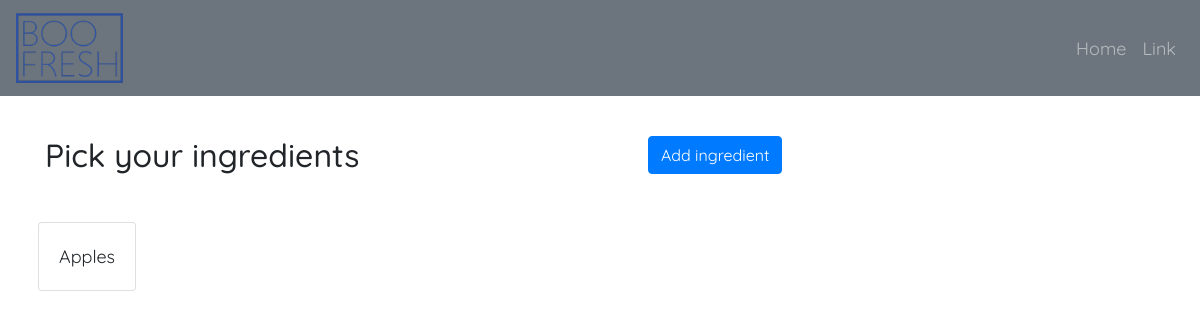
The page /ingredients on the database as committed earlier.
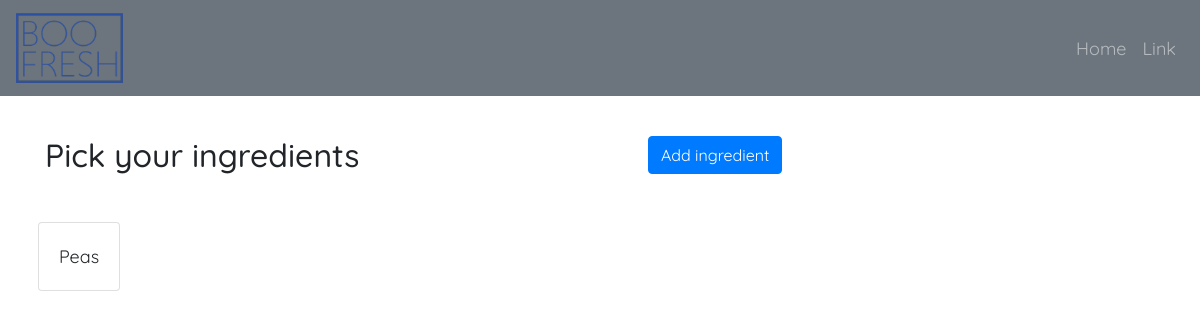
The same page on the database as committed later.
### flaskdriver/models.py (models this page shows)
class Ingredient(db.Model):
    id = db.Column(db.Integer, primary_key=True, unique=True)
    name = db.Column(db.String(120))

### flaskdriver/main/routes.py (the view)
@main.route("/ingredients", methods=['GET', 'POST'])
def pick_ingredients():
    title = "Pick the groceries you want to get"
    form = AddIngredientForm()
    if form.validate_on_submit():
        new_item = Ingredient(name=form.name.data)
        db.session.add(new_item)
        db.session.commit()
        return redirect(url_for('main.pick_ingredients'))
    ingredients = Ingredient.query.order_by(Ingredient.name).all()
    return render_template("pick_ingredients.html", title=title, ingredients=ingredients, form=form)

### flaskdriver/templates/pick_ingredients.html (shortened to what this page needs)
{% extends "layout.html" %}
{% block content %}
<div id="ingredients-div" class="container">
    <div class="row">
            <h2 class="col-md-6">Pick your ingredients</h2>
            <div class="col-md-6 pl-5 mb-5">
                <button type="button" class="btn btn-primary" data-toggle="modal" data-target="#exampleModal">Add ingredient</button>
            </div>
    </div>
    <div class="row border-primary">
        {% for item in ingredients %}
                <div class="card mx-2">
                    <div class="card-body">
                        <p class="card-text">{{ item.name }}</p>
                    </div>
                </div>
        {% endfor %}
    </div>
</div>
{% endblock content %}

### flaskdriver/templates/layout.html (shortened to what this page needs)
<!DOCTYPE html>
<html>
<head>
    <link rel="stylesheet" href="https://stackpath.bootstrapcdn.com/bootstrap/4.3.1/css/bootstrap.min.css">
    <link rel="stylesheet" type="text/css" href="{{ url_for('static', filename = 'main.css') }}">
</head>
<body>
        <nav class="navbar navbar-expand-md bg-secondary navbar-dark">
                <a href="{{ url_for('main.home') }}"><img id="nav-img" class="navbar-brand" src="{{ url_for('static', filename='images/tempFreshLogo.png') }}"></img></a>
                <div class="collapse navbar-collapse" id="navbarSupportedContent">
                    <ul class="navbar-nav ml-auto">
                        <li class="nav-item">
                            <a class="nav-link" href="{{ url_for('main.home') }}">Home</a>
                        </li>
                        <li class="nav-item">
                            <a class="nav-link" href="#">Link</a>
                        </li>
                    </ul>
                </div>
        </nav>
    {% block content %}
    {% endblock content %}
</body>
</html>

### flaskdriver/static/main.css (style rules this page uses)
body { font-family: "Quicksand"; font-size: 18px; }
.navbar-brand { font-size: 2.0em; }
#nav-img { height: 10vh; }
#ingredients-div { margin-top: 5vh; }

Rows that differ between the two databases and show on the page:
changed Ingredient: name "Apples" → "Peas"
